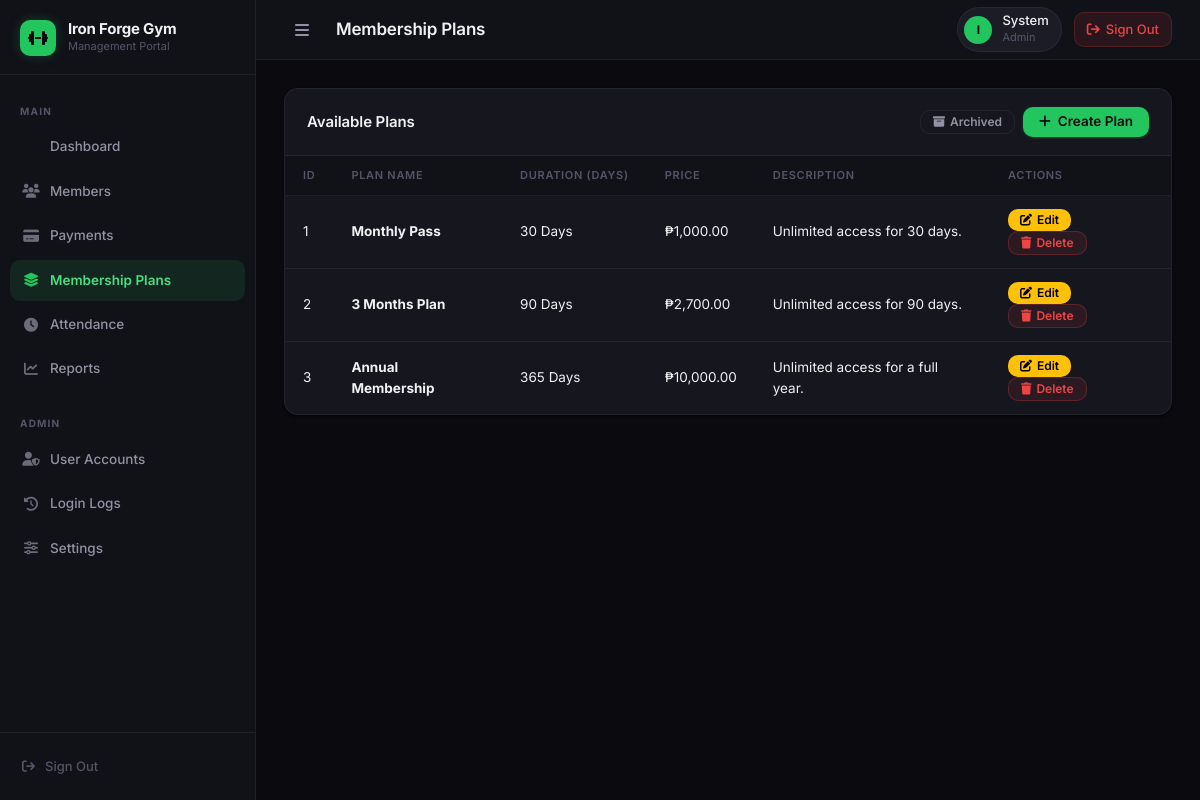
Page /plans/index.php (signed in) on the committed database.
### tables this page shows
CREATE TABLE gym_settings (
    id INT AUTO_INCREMENT PRIMARY KEY,
    gym_name VARCHAR(100) NOT NULL,
    contact_email VARCHAR(100),
    contact_phone VARCHAR(20),
    address TEXT,
    currency VARCHAR(10) DEFAULT 'PHP',
    created_at TIMESTAMP DEFAULT CURRENT_TIMESTAMP
);

CREATE TABLE membership_plans (
    id INT AUTO_INCREMENT PRIMARY KEY,
    plan_name VARCHAR(100) NOT NULL,
    duration_days INT NOT NULL,
    price DECIMAL(10,2) NOT NULL,
    description TEXT,
    deleted_at DATETIME DEFAULT NULL COMMENT 'Soft delete timestamp',
    created_at TIMESTAMP DEFAULT CURRENT_TIMESTAMP
);

### includes/functions.php (called while the page is built, shortened)
<?php
function formatCurrency($amount) {
    return '₱' . number_format($amount, 2);
}
function getGymSettings($pdo) {
    $stmt = $pdo->query("SELECT * FROM gym_settings LIMIT 1");
    return $stmt->fetch();
}
?>

### config/config.php (called while the page is built, shortened)
<?php
function has_permission($module) {
    if ($_SESSION['user_role'] === 'admin') return true;
    $perms = $_SESSION['user_permissions'] ?? [];
    return in_array($module, $perms);
}
?>

### plans/index.php (the view, shortened to what this page needs)
<?php
$pageTitle = 'Membership Plans';
require_once '../includes/header.php';
$stmt = $pdo->query("SELECT * FROM membership_plans WHERE deleted_at IS NULL ORDER BY id ASC");
$plans = $stmt->fetchAll();
?>
<div class="card">
    <div class="card-header">
        <h3 class="card-title">Available Plans</h3>
        <?php if ($_SESSION['user_role'] === 'admin'): ?>
            <div style="display:flex;gap:8px;align-items:center;">
                <a href="archived.php" class="btn btn-ghost btn-sm"><i class="fas fa-box-archive"></i> Archived</a>
                <a href="add.php" class="btn btn-primary"><i class="fas fa-plus"></i> Create Plan</a>
            </div>
        <?php endif; ?>
    </div>
    <div class="table-responsive">
        <table>
            <thead>
                <tr>
                    <th>ID</th>
                    <th>Plan Name</th>
                    <th>Duration (Days)</th>
                    <th>Price</th>
                    <th>Description</th>
                    <?php if ($_SESSION['user_role'] === 'admin'): ?>
                        <th>Actions</th>
                    <?php endif; ?>
                </tr>
            </thead>
            <tbody>
                <?php foreach ($plans as $plan): ?>
                    <tr>
                        <td><?= $plan->id ?></td>
                        <td><strong><?= htmlspecialchars($plan->plan_name) ?></strong></td>
                        <td><?= $plan->duration_days ?> Days</td>
                        <td><?= formatCurrency($plan->price) ?></td>
                        <td><?= htmlspecialchars($plan->description) ?></td>
                        <?php if ($_SESSION['user_role'] === 'admin'): ?>
                            <td>
                                <a href="edit.php?id=<?= $plan->id ?>" class="btn btn-sm" style="background:#ffc107; color:#000;"><i class="fas fa-edit"></i> Edit</a>
                                <a href="delete.php?id=<?= $plan->id ?>" class="btn btn-sm btn-danger" onclick="return confirm('Are you sure? Members using this plan may be affected.');"><i class="fas fa-trash"></i> Delete</a>
                            </td>
                        <?php endif; ?>
                    </tr>
                <?php endforeach; ?>
            </tbody>
        </table>
    </div>
</div>
<?php require_once '../includes/footer.php'; ?>

### includes/header.php (shortened to what this page needs)
<?php
require_once __DIR__ . '/../config/config.php';
require_once __DIR__ . '/../config/database.php';
require_once __DIR__ . '/functions.php';
$settings = getGymSettings($pdo);
$pageTitle = $pageTitle ?? 'Dashboard';
?>
<!DOCTYPE html>
<html lang="en">
<head>
    <link rel="stylesheet" href="https://cdnjs.cloudflare.com/ajax/libs/font-awesome/6.5.0/css/all.min.css">
    <link rel="stylesheet" href="<?= APP_URL ?>/assets/css/style.css">
    <link href="https://cdn.jsdelivr.net/npm/tom-select@2.2.2/dist/css/tom-select.css" rel="stylesheet">
</head>
<body>
    <div class="app-container">
        <?php include 'sidebar.php'; ?>
        <main class="main-content">
            <header class="topbar">
                <div class="topbar-left">
                    <button id="sidebar-toggle" class="btn-icon" title="Toggle sidebar">
                        <i class="fas fa-bars"></i>
                    </button>
                    <h2><?= htmlspecialchars($pageTitle) ?></h2>
                </div>
                <div class="topbar-right">
                    <div class="user-chip">
                        <div class="user-avatar"><?= $initials ?></div>
                        <div>
                            <div class="user-chip-name"><?= htmlspecialchars(explode(' ', $_SESSION['user_name'])[0]) ?></div>
                            <div class="user-chip-role"><?= ucfirst(htmlspecialchars($_SESSION['user_role'])) ?></div>
                        </div>
                    </div>
                    <a href="<?= APP_URL ?>/auth/logout.php" class="btn-logout" title="Sign out">
                        <i class="fas fa-arrow-right-from-bracket"></i>
                        <span>Sign Out</span>
                    </a>
                </div>
            </header>
            <div class="content-wrapper">

### includes/sidebar.php
<?php
$current_page = basename($_SERVER['PHP_SELF']);
$current_dir  = basename(dirname($_SERVER['PHP_SELF']));
$gymName = $settings->gym_name ?? 'Gym';
$initials = strtoupper(substr($gymName, 0, 1));
?>
<aside class="sidebar" id="sidebar">
    <div class="sidebar-brand">
        <div class="brand-icon">
            <i class="fas fa-dumbbell"></i>
        </div>
        <div>
            <div class="brand-name"><?= htmlspecialchars($gymName) ?></div>
            <div class="brand-sub">Management Portal</div>
        </div>
    </div>
    <ul class="sidebar-nav">
        <li class="nav-section-label">Main</li>
        <li class="nav-item <?= ($current_page === 'dashboard.php') ? 'active' : '' ?>">
            <a href="<?= APP_URL ?>/dashboard.php">
                <span class="nav-icon"><i class="fas fa-grid-2"></i></span>
                Dashboard
            </a>
        </li>
        <?php if (has_permission('members')): ?>
        <li class="nav-item <?= ($current_dir === 'members') ? 'active' : '' ?>">
            <a href="<?= APP_URL ?>/members/index.php">
                <span class="nav-icon"><i class="fas fa-users"></i></span>
                Members
            </a>
        </li>
        <?php endif; ?>
        <?php if (has_permission('payments')): ?>
        <li class="nav-item <?= ($current_dir === 'payments') ? 'active' : '' ?>">
            <a href="<?= APP_URL ?>/payments/index.php">
                <span class="nav-icon"><i class="fas fa-credit-card"></i></span>
                Payments
            </a>
        </li>
        <?php endif; ?>
        <?php if (has_permission('plans')): ?>
        <li class="nav-item <?= ($current_dir === 'plans') ? 'active' : '' ?>">
            <a href="<?= APP_URL ?>/plans/index.php">
                <span class="nav-icon"><i class="fas fa-layer-group"></i></span>
                Membership Plans
            </a>
        </li>
        <?php endif; ?>
        <?php if (has_permission('attendance')): ?>
        <li class="nav-item <?= ($current_dir === 'attendance') ? 'active' : '' ?>">
            <a href="<?= APP_URL ?>/attendance/index.php">
                <span class="nav-icon"><i class="fas fa-clock"></i></span>
                Attendance
            </a>
        </li>
        <?php endif; ?>
        <?php if (has_permission('reports')): ?>
        <li class="nav-item <?= ($current_dir === 'reports') ? 'active' : '' ?>">
            <a href="<?= APP_URL ?>/reports/index.php">
                <span class="nav-icon"><i class="fas fa-chart-line"></i></span>
                Reports
            </a>
        </li>
        <?php endif; ?>
        <?php if ($_SESSION['user_role'] === 'admin'): ?>
        <li class="nav-section-label" style="margin-top: 8px;">Admin</li>
        <li class="nav-item <?= ($current_dir === 'admin' && $current_page === 'users.php') ? 'active' : '' ?>">
            <a href="<?= APP_URL ?>/admin/users.php">
                <span class="nav-icon"><i class="fas fa-user-shield"></i></span>
                User Accounts
            </a>
        </li>
        <li class="nav-item <?= ($current_dir === 'admin' && $current_page === 'login_logs.php') ? 'active' : '' ?>">
            <a href="<?= APP_URL ?>/admin/login_logs.php">
                <span class="nav-icon"><i class="fas fa-history"></i></span>
                Login Logs
            </a>
        </li>
        <li class="nav-item <?= ($current_dir === 'admin' && $current_page === 'settings.php') ? 'active' : '' ?>">
            <a href="<?= APP_URL ?>/admin/settings.php">
                <span class="nav-icon"><i class="fas fa-sliders"></i></span>
                Settings
            </a>
        </li>
        <?php endif; ?>
    </ul>
    <div class="sidebar-footer">
        <a href="<?= APP_URL ?>/auth/logout.php">
            <span class="nav-icon"><i class="fas fa-arrow-right-from-bracket"></i></span>
            Sign Out
        </a>
    </div>
</aside>

### includes/footer.php (shortened to what this page needs)
            </div>
        </main>
    </div>
</body>
</html>

### rows in the picture
gym_settings: gym_name "Iron Forge Gym", gym_name "I"
membership_plans: id "1", plan_name "Monthly Pass", duration_days "30", price "₱1,000.00", description "Unlimited access for 30 days."
membership_plans: id "2", plan_name "3 Months Plan", duration_days "90", price "₱2,700.00", description "Unlimited access for 90 days."
membership_plans: id "3", plan_name "Annual Membership", duration_days "365", price "₱10,000.00", description "Unlimited access for a full year."

### other values in the picture
$pageTitle "Membership Plans"
explode(' ', $_SESSION['user_name'])[0] "System"
$_SESSION['user_role'] "Admin"
